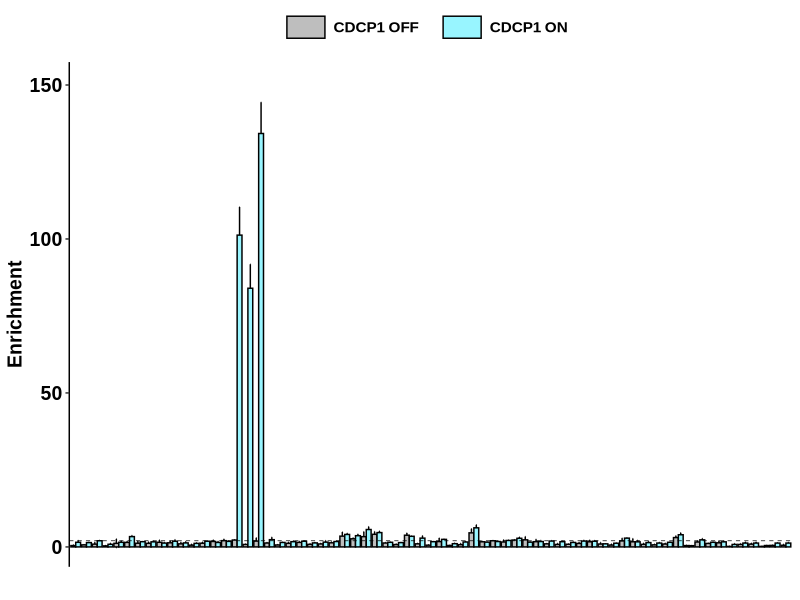
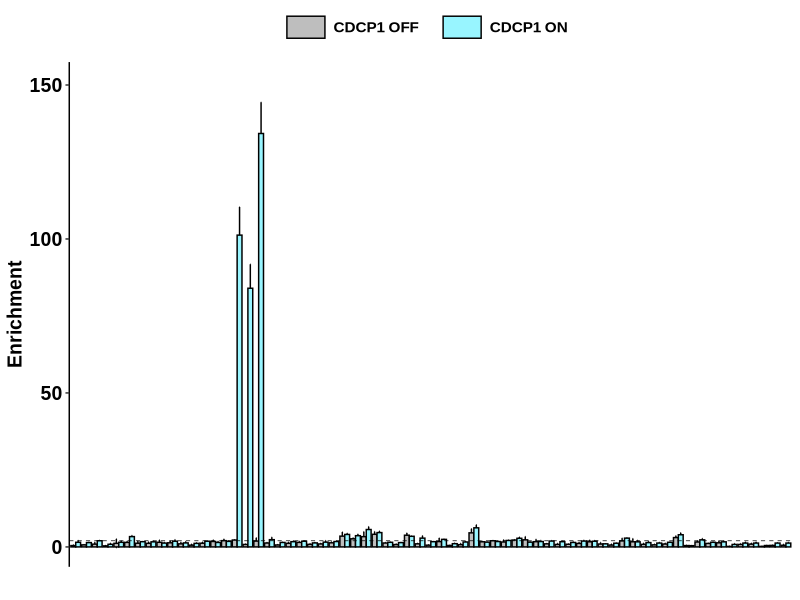

The R source for these figures, in order:
#Import libraries
library(ggplot2)

#Import .csv with data formatted appropriately 
#	x			group	y1	y2	y3
#	ANPEP.01	OFF		2	3	4
#	ANPEP.02	OFF		5	6	7
#	...			...		...	...	...

raw <- read.table("oe_raw_cdc.csv", sep = ",", header = TRUE)
raw$mean <- apply(raw[,c("y1","y2","y3")],1,mean,na.rm=TRUE)
raw$sd <- apply(raw[,c("y1","y2","y3")],1,sd,na.rm=TRUE)

#Plot
ggplot(raw, aes(x = x, y = raw$mean, fill = group)) +
theme_classic() + 

#Add error bars
geom_errorbar(aes(
ymax=mean+sd, 
ymin=mean-sd, 
width=0.1), position=position_dodge(.9)) +

#Set columns and colors
geom_bar(position=position_dodge(), stat="identity", color="black") +
scale_fill_manual(values=c("grey","cadetblue1"), labels=c("CDCP1 OFF    ","CDCP1 ON  ")) +

#Add background line
geom_hline(yintercept = 2, size=0.25, linetype="dashed", color="black") +

#Set scale
coord_cartesian(ylim=c(1,150)) +

#Labels and theme
labs(x = "", y = "Enrichment") +
theme(
legend.position="top",
legend.key.width=unit(2,"line"),
legend.title=element_blank(),
legend.text=element_text(face = "bold", family = "Arial", size = 11), 
plot.title = element_text(hjust = 0.5, face = "bold"),
axis.line.x = element_blank(), 
axis.line.y = element_line(colour = "black"), #change the borders
axis.title = element_text(family = "Arial", color = "black", face = "bold", size = 14),
axis.text.x = element_blank(),
axis.ticks.x = element_blank(),
axis.text.y = element_text(family = "Arial", color = "black", face = "bold", size = 14),
)

#Export image
ggsave("oe_cdc.eps", device = "eps", width = 4, height = 4, units="in", dpi = 300)
